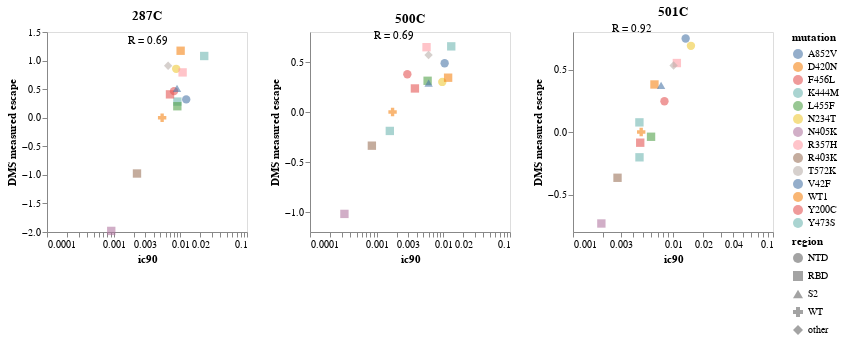

Notebook cell for this chart:
### Code cell
# Extract unique serums and calculate correlations
serums = validation_vs_escape['serum'].unique()
correlation_data = []

for serum in serums:
    subset = validation_vs_escape[validation_vs_escape['serum'] == serum]
    correlation = subset[['ic90', 'escape_mean']].corr().iloc[0, 1]
    correlation_data.append({'serum': serum, 'correlation_text': f"R = {correlation:.2f}"})

correlation_df = pd.DataFrame(correlation_data)

rows_of_charts = []

current_row_charts = []
for serum in serums:
    subset = validation_vs_escape[validation_vs_escape['serum'] == serum]
    
    base_chart = alt.Chart(subset).encode(
        x=alt.X("ic90", title="ic90", scale=alt.Scale(type="log")),
        y=alt.Y("escape_mean", title="DMS measured escape"),
        shape='region:N',
        color=alt.Color("virus", title="mutation"),
        tooltip=[
            alt.Tooltip(c, format=".3g") if subset[c].dtype == float else c
            for c in subset.columns.tolist()
        ]
    )

    # Plot points
    points = base_chart.mark_point(filled=True, size=70, opacity=0.6)
    
    correlation_text = correlation_df[correlation_df['serum'] == serum]['correlation_text'].values[0]
    
    # Annotation
    text_chart = alt.Chart(pd.DataFrame({'x': [subset['ic50'].max()], 'y': [subset['escape_mean'].max()], 'text': [correlation_text]})).mark_text(dx=-10, dy=-10).encode(
        x='x:Q',
        y='y:Q',
        text='text'
    )
    
    chart = (points + text_chart).properties(width=200, height=200, title=serum)
    
    # Add to the current row
    current_row_charts.append(chart)
    
    # If the row is complete or we're on the last serum
    if len(current_row_charts) == 4 or serum == serums[-1]:
        rows_of_charts.append(alt.hconcat(*current_row_charts))
        current_row_charts = []

# Vertically concatenate the rows of charts
combined_chart = alt.vconcat(*rows_of_charts)

combined_chart.configure_axis(grid=False)

### Figure 1 — Vega-Lite specification as saved in the notebook (floating-point values rounded to 4 significant figures)
{"config": {"view": {"continuousWidth": 300, "continuousHeight": 300}, "axis": {"grid": false}}, "vconcat": [{"hconcat": [{"layer": [{"data": {"name": "data-9d0bb54c285fd555fed367f31d0a536d"}, "mark": {"type": "point", "filled": true, "opacity": 0.6, "size": 70}, "encoding": {"color": {"field": "virus", "title": "mutation", "type": "nominal"}, "shape": {"field": "region", "type": "nominal"}, "tooltip": [{"field": "serum", "type": "nominal"}, {"field": "ic50", "format": ".3g", "type": "quantitative"}, {"field": "ic50_bound", "type": "nominal"}, {"field": "ic90", "format": ".3g", "type": "quantitative"}, {"field": "virus", "type": "nominal"}, {"field": "NT50", "format": ".3g", "type": "quantitative"}, {"field": "NT90", "format": ".3g", "type": "quantitative"}, {"field": "ic50_is_bound", "type": "nominal"}, {"field": "epitope", "format": ".3g", "type": "quantitative"}, {"field": "wildtype", "type": "nominal"}, {"field": "mutation", "type": "nominal"}, {"field": "escape_mean", "format": ".3g", "type": "quantitative"}, {"field": "escape_median", "format": ".3g", "type": "quantitative"}, {"field": "n_models", "format": ".3g", "type": "quantitative"}, {"field": "times_seen", "format": ".3g", "type": "quantitative"}, {"field": "frac_models", "format": ".3g", "type": "quantitative"}, {"field": "Lib1-230815-sera-287C_mediumACE2", "format": ".3g", "type": "quantitative"}, {"field": "Lib2-230815-sera-287C_mediumACE2", "format": ".3g", "type": "quantitative"}, {"field": "sera", "type": "nominal"}, {"field": "Lib1-230805-sera-500C_mediumACE2", "format": ".3g", "type": "quantitative"}, {"field": "Lib2-230805-sera-500C_mediumACE2", "format": ".3g", "type": "quantitative"}, {"field": "Lib1-230805-sera-501C_mediumACE2", "format": ".3g", "type": "quantitative"}, {"field": "Lib2-230805-sera-501C_mediumACE2", "format": ".3g", "type": "quantitative"}, {"field": "region", "type": "nominal"}], "x": {"field": "ic90", "scale": {"type": "log"}, "title": "ic90", "type": "quantitative"}, "y": {"field": "escape_mean", "title": "DMS measured escape", "type": "quantitative"}}}, {"data": {"name": "data-c67e15686827157341619855aa341fbc"}, "mark": {"type": "text", "dx": -10, "dy": -10}, "encoding": {"text": {"field": "text", "type": "nominal"}, "x": {"field": "x", "type": "quantitative"}, "y": {"field": "y", "type": "quantitative"}}}], "height": 200, "title": "287C", "width": 200}, {"layer": [{"data": {"name": "data-6ec6b8004e4375cce8676ab9e9b1102e"}, "mark": {"type": "point", "filled": true, "opacity": 0.6, "size": 70}, "encoding": {"color": {"field": "virus", "title": "mutation", "type": "nominal"}, "shape": {"field": "region", "type": "nominal"}, "tooltip": [{"field": "serum", "type": "nominal"}, {"field": "ic50", "format": ".3g", "type": "quantitative"}, {"field": "ic50_bound", "type": "nominal"}, {"field": "ic90", "format": ".3g", "type": "quantitative"}, {"field": "virus", "type": "nominal"}, {"field": "NT50", "format": ".3g", "type": "quantitative"}, {"field": "NT90", "format": ".3g", "type": "quantitative"}, {"field": "ic50_is_bound", "type": "nominal"}, {"field": "epitope", "format": ".3g", "type": "quantitative"}, {"field": "wildtype", "type": "nominal"}, {"field": "mutation", "type": "nominal"}, {"field": "escape_mean", "format": ".3g", "type": "quantitative"}, {"field": "escape_median", "format": ".3g", "type": "quantitative"}, {"field": "n_models", "format": ".3g", "type": "quantitative"}, {"field": "times_seen", "format": ".3g", "type": "quantitative"}, {"field": "frac_models", "format": ".3g", "type": "quantitative"}, {"field": "Lib1-230815-sera-287C_mediumACE2", "format": ".3g", "type": "quantitative"}, {"field": "Lib2-230815-sera-287C_mediumACE2", "format": ".3g", "type": "quantitative"}, {"field": "sera", "type": "nominal"}, {"field": "Lib1-230805-sera-500C_mediumACE2", "format": ".3g", "type": "quantitative"}, {"field": "Lib2-230805-sera-500C_mediumACE2", "format": ".3g", "type": "quantitative"}, {"field": "Lib1-230805-sera-501C_mediumACE2", "format": ".3g", "type": "quantitative"}, {"field": "Lib2-230805-sera-501C_mediumACE2", "format": ".3g", "type": "quantitative"}, {"field": "region", "type": "nominal"}], "x": {"field": "ic90", "scale": {"type": "log"}, "title": "ic90", "type": "quantitative"}, "y": {"field": "escape_mean", "title": "DMS measured escape", "type": "quantitative"}}}, {"data": {"name": "data-725b1395946372d127aa627598d4c70f"}, "mark": {"type": "text", "dx": -10, "dy": -10}, "encoding": {"text": {"field": "text", "type": "nominal"}, "x": {"field": "x", "type": "quantitative"}, "y": {"field": "y", "type": "quantitative"}}}], "height": 200, "title": "500C", "width": 200}, {"layer": [{"data": {"name": "data-ddda452d05e648ac3ad40f951a975a45"}, "mark": {"type": "point", "filled": true, "opacity": 0.6, "size": 70}, "encoding": {"color": {"field": "virus", "title": "mutation", "type": "nominal"}, "shape": {"field": "region", "type": "nominal"}, "tooltip": [{"field": "serum", "type": "nominal"}, {"field": "ic50", "format": ".3g", "type": "quantitative"}, {"field": "ic50_bound", "type": "nominal"}, {"field": "ic90", "format": ".3g", "type": "quantitative"}, {"field": "virus", "type": "nominal"}, {"field": "NT50", "format": ".3g", "type": "quantitative"}, {"field": "NT90", "format": ".3g", "type": "quantitative"}, {"field": "ic50_is_bound", "type": "nominal"}, {"field": "epitope", "format": ".3g", "type": "quantitative"}, {"field": "wildtype", "type": "nominal"}, {"field": "mutation", "type": "nominal"}, {"field": "escape_mean", "format": ".3g", "type": "quantitative"}, {"field": "escape_median", "format": ".3g", "type": "quantitative"}, {"field": "n_models", "format": ".3g", "type": "quantitative"}, {"field": "times_seen", "format": ".3g", "type": "quantitative"}, {"field": "frac_models", "format": ".3g", "type": "quantitative"}, {"field": "Lib1-230815-sera-287C_mediumACE2", "format": ".3g", "type": "quantitative"}, {"field": "Lib2-230815-sera-287C_mediumACE2", "format": ".3g", "type": "quantitative"}, {"field": "sera", "type": "nominal"}, {"field": "Lib1-230805-sera-500C_mediumACE2", "format": ".3g", "type": "quantitative"}, {"field": "Lib2-230805-sera-500C_mediumACE2", "format": ".3g", "type": "quantitative"}, {"field": "Lib1-230805-sera-501C_mediumACE2", "format": ".3g", "type": "quantitative"}, {"field": "Lib2-230805-sera-501C_mediumACE2", "format": ".3g", "type": "quantitative"}, {"field": "region", "type": "nominal"}], "x": {"field": "ic90", "scale": {"type": "log"}, "title": "ic90", "type": "quantitative"}, "y": {"field": "escape_mean", "title": "DMS measured escape", "type": "quantitative"}}}, {"data": {"name": "data-986a400a1dbfa5d77a78bf848429ebb2"}, "mark": {"type": "text", "dx": -10, "dy": -10}, "encoding": {"text": {"field": "text", "type": "nominal"}, "x": {"field": "x", "type": "quantitative"}, "y": {"field": "y", "type": "quantitative"}}}], "height": 200, "title": "501C", "width": 200}]}], "$schema": "https://vega.github.io/schema/vega-lite/v5.8.0.json", "datasets": {"data-9d0bb54c285fd555fed367f31d0a536d": [{"serum": "287C", "ic50": 0.002224, "ic50_bound": "interpolated", "ic90": 0.01225, "virus": "V42F", "NT50": 449.6, "NT90": 81.61, "ic50_is_bound": false, "epitope": 1.0, "wildtype": "V", "mutation": "V42F", "escape_mean": 0.3204, "escape_median": 0.3204, "n_models": 2.0, "times_seen": 3.5, "frac_models": 1.0, "Lib1-230815-sera-287C_mediumACE2": 0.1735, "Lib2-230815-sera-287C_mediumACE2": 0.4674, "sera": "287C", "Lib1-230805-sera-500C_mediumACE2": null, "Lib2-230805-sera-500C_mediumACE2": null, "Lib1-230805-sera-501C_mediumACE2": null, "Lib2-230805-sera-501C_mediumACE2": null, "region": "NTD"}, {"serum": "287C", "ic50": 0.001417, "ic50_bound": "interpolated", "ic90": 0.008041, "virus": "Y200C", "NT50": 705.7, "NT90": 124.4, "ic50_is_bound": false, "epitope": 1.0, "wildtype": "Y", "mutation": "Y200C", "escape_mean": 0.4646, "escape_median": 0.4646, "n_models": 2.0, "times_seen": 11.5, "frac_models": 1.0, "Lib1-230815-sera-287C_mediumACE2": 0.7309, "Lib2-230815-sera-287C_mediumACE2": 0.1983, "sera": "287C", "Lib1-230805-sera-500C_mediumACE2": null, "Lib2-230805-sera-500C_mediumACE2": null, "Lib1-230805-sera-501C_mediumACE2": null, "Lib2-230805-sera-501C_mediumACE2": null, "region": "NTD"}, {"serum": "287C", "ic50": 0.00118, "ic50_bound": "interpolated", "ic90": 0.008659, "virus": "N234T", "NT50": 847.3, "NT90": 115.5, "ic50_is_bound": false, "epitope": 1.0, "wildtype": "N", "mutation": "N234T", "escape_mean": 0.8556, "escape_median": 0.8556, "n_models": 2.0, "times_seen": 6.0, "frac_models": 1.0, "Lib1-230815-sera-287C_mediumACE2": 0.4757, "Lib2-230815-sera-287C_mediumACE2": 1.235, "sera": "287C", "Lib1-230805-sera-500C_mediumACE2": null, "Lib2-230805-sera-500C_mediumACE2": null, "Lib1-230805-sera-501C_mediumACE2": null, "Lib2-230805-sera-501C_mediumACE2": null, "region": "NTD"}, {"serum": "287C", "ic50": 0.001323, "ic50_bound": "interpolated", "ic90": 0.01082, "virus": "R357H", "NT50": 755.8, "NT90": 92.44, "ic50_is_bound": false, "epitope": 1.0, "wildtype": "R", "mutation": "R357H", "escape_mean": 0.793, "escape_median": 0.793, "n_models": 2.0, "times_seen": 6.0, "frac_models": 1.0, "Lib1-230815-sera-287C_mediumACE2": 0.8666, "Lib2-230815-sera-287C_mediumACE2": 0.7195, "sera": "287C", "Lib1-230805-sera-500C_mediumACE2": null, "Lib2-230805-sera-500C_mediumACE2": null, "Lib1-230805-sera-501C_mediumACE2": null, "Lib2-230805-sera-501C_mediumACE2": null, "region": "RBD"}, {"serum": "287C", "ic50": 0.0003665, "ic50_bound": "interpolated", "ic90": 0.002238, "virus": "R403K", "NT50": 2729.0, "NT90": 446.8, "ic50_is_bound": false, "epitope": 1.0, "wildtype": "R", "mutation": "R403K", "escape_mean": -0.9763, "escape_median": -0.9763, "n_models": 2.0, "times_seen": 26.5, "frac_models": 1.0, "Lib1-230815-sera-287C_mediumACE2": -1.038, "Lib2-230815-sera-287C_mediumACE2": -0.9144, "sera": "287C", "Lib1-230805-sera-500C_mediumACE2": null, "Lib2-230805-sera-500C_mediumACE2": null, "Lib1-230805-sera-501C_mediumACE2": null, "Lib2-230805-sera-501C_mediumACE2": null, "region": "RBD"}, {"serum": "287C", "ic50": 0.0001848, "ic50_bound": "interpolated", "ic90": 0.0009197, "virus": "N405K", "NT50": 5412.0, "NT90": 1087.0, "ic50_is_bound": false, "epitope": 1.0, "wildtype": "N", "mutation": "N405K", "escape_mean": -1.981, "escape_median": -1.981, "n_models": 2.0, "times_seen": 15.0, "frac_models": 1.0, "Lib1-230815-sera-287C_mediumACE2": -2.009, "Lib2-230815-sera-287C_mediumACE2": -1.954, "sera": "287C", "Lib1-230805-sera-500C_mediumACE2": null, "Lib2-230805-sera-500C_mediumACE2": null, "Lib1-230805-sera-501C_mediumACE2": null, "Lib2-230805-sera-501C_mediumACE2": null, "region": "RBD"}, {"serum": "287C", "ic50": 0.001613, "ic50_bound": "interpolated", "ic90": 0.0101, "virus": "D420N", "NT50": 619.8, "NT90": 98.99, "ic50_is_bound": false, "epitope": 1.0, "wildtype": "D", "mutation": "D420N", "escape_mean": 1.172, "escape_median": 1.172, "n_models": 2.0, "times_seen": 18.33, "frac_models": 1.0, "Lib1-230815-sera-287C_mediumACE2": 1.296, "Lib2-230815-sera-287C_mediumACE2": 1.048, "sera": "287C", "Lib1-230805-sera-500C_mediumACE2": null, "Lib2-230805-sera-500C_mediumACE2": null, "Lib1-230805-sera-501C_mediumACE2": null, "Lib2-230805-sera-501C_mediumACE2": null, "region": "RBD"}, {"serum": "287C", "ic50": 0.001599, "ic50_bound": "interpolated", "ic90": 0.009034, "virus": "K444M", "NT50": 625.2, "NT90": 110.7, "ic50_is_bound": false, "epitope": 1.0, "wildtype": "K", "mutation": "K444M", "escape_mean": 0.2824, "escape_median": 0.2824, "n_models": 2.0, "times_seen": 3.0, "frac_models": 1.0, "Lib1-230815-sera-287C_mediumACE2": 0.3055, "Lib2-230815-sera-287C_mediumACE2": 0.2592, "sera": "287C", "Lib1-230805-sera-500C_mediumACE2": null, "Lib2-230805-sera-500C_mediumACE2": null, "Lib1-230805-sera-501C_mediumACE2": null, "Lib2-230805-sera-501C_mediumACE2": null, "region": "RBD"}, {"serum": "287C", "ic50": 0.001912, "ic50_bound": "interpolated", "ic90": 0.009015, "virus": "L455F", "NT50": 523.0, "NT90": 110.9, "ic50_is_bound": false, "epitope": 1.0, "wildtype": "L", "mutation": "L455F", "escape_mean": 0.2009, "escape_median": 0.2009, "n_models": 2.0, "times_seen": 5.0, "frac_models": 1.0, "Lib1-230815-sera-287C_mediumACE2": 0.0418, "Lib2-230815-sera-287C_mediumACE2": 0.3601, "sera": "287C", "Lib1-230805-sera-500C_mediumACE2": null, "Lib2-230805-sera-500C_mediumACE2": null, "Lib1-230805-sera-501C_mediumACE2": null, "Lib2-230805-sera-501C_mediumACE2": null, "region": "RBD"}, {"serum": "287C", "ic50": 0.001406, "ic50_bound": "interpolated", "ic90": 0.006996, "virus": "F456L", "NT50": 711.5, "NT90": 142.9, "ic50_is_bound": false, "epitope": 1.0, "wildtype": "F", "mutation": "F456L", "escape_mean": 0.4088, "escape_median": 0.4088, "n_models": 2.0, "times_seen": 8.5, "frac_models": 1.0, "Lib1-230815-sera-287C_mediumACE2": 0.3019, "Lib2-230815-sera-287C_mediumACE2": 0.5158, "sera": "287C", "Lib1-230805-sera-500C_mediumACE2": null, "Lib2-230805-sera-500C_mediumACE2": null, "Lib1-230805-sera-501C_mediumACE2": null, "Lib2-230805-sera-501C_mediumACE2": null, "region": "RBD"}, {"serum": "287C", "ic50": 0.001268, "ic50_bound": "interpolated", "ic90": 0.006557, "virus": "T572K", "NT50": 788.6, "NT90": 152.5, "ic50_is_bound": false, "epitope": 1.0, "wildtype": "T", "mutation": "T572K", "escape_mean": 0.909, "escape_median": 0.909, "n_models": 2.0, "times_seen": 5.5, "frac_models": 1.0, "Lib1-230815-sera-287C_mediumACE2": 1.114, "Lib2-230815-sera-287C_mediumACE2": 0.7038, "sera": "287C", "Lib1-230805-sera-500C_mediumACE2": null, "Lib2-230805-sera-500C_mediumACE2": null, "Lib1-230805-sera-501C_mediumACE2": null, "Lib2-230805-sera-501C_mediumACE2": null, "region": "other"}, {"serum": "287C", "ic50": 0.001331, "ic50_bound": "interpolated", "ic90": 0.008917, "virus": "A852V", "NT50": 751.3, "NT90": 112.2, "ic50_is_bound": false, "epitope": 1.0, "wildtype": "A", "mutation": "A852V", "escape_mean": 0.5121, "escape_median": 0.5121, "n_models": 2.0, "times_seen": 18.17, "frac_models": 1.0, "Lib1-230815-sera-287C_mediumACE2": 0.4713, "Lib2-230815-sera-287C_mediumACE2": 0.5529, "sera": "287C", "Lib1-230805-sera-500C_mediumACE2": null, "Lib2-230805-sera-500C_mediumACE2": null, "Lib1-230805-sera-501C_mediumACE2": null, "Lib2-230805-sera-501C_mediumACE2": null, "region": "S2"}, {"serum": "287C", "ic50": 0.00462, "ic50_bound": "interpolated", "ic90": 0.02282, "virus": "Y473S", "NT50": 216.4, "NT90": 43.82, "ic50_is_bound": false, "epitope": 1.0, "wildtype": "Y", "mutation": "Y473S", "escape_mean": 1.08, "escape_median": 1.08, "n_models": 2.0, "times_seen": 10.5, "frac_models": 1.0, "Lib1-230815-sera-287C_mediumACE2": 0.9834, "Lib2-230815-sera-287C_mediumACE2": 1.177, "sera": "287C", "Lib1-230805-sera-500C_mediumACE2": null, "Lib2-230805-sera-500C_mediumACE2": null, "Lib1-230805-sera-501C_mediumACE2": null, "Lib2-230805-sera-501C_mediumACE2": null, "region": "RBD"}, {"serum": "287C", "ic50": null, "ic50_bound": null, "ic90": 0.005333, "virus": "WT1", "NT50": null, "NT90": null, "ic50_is_bound": null, "epitope": null, "wildtype": null, "mutation": null, "escape_mean": 0.0, "escape_median": null, "n_models": null, "times_seen": null, "frac_models": null, "Lib1-230815-sera-287C_mediumACE2": null, "Lib2-230815-sera-287C_mediumACE2": null, "sera": null, "Lib1-230805-sera-500C_mediumACE2": null, "Lib2-230805-sera-500C_mediumACE2": null, "Lib1-230805-sera-501C_mediumACE2": null, "Lib2-230805-sera-501C_mediumACE2": null, "region": "WT"}], "data-c67e15686827157341619855aa341fbc": [{"x": 0.00462, "y": 1.172, "text": "R = 0.69"}], "data-6ec6b8004e4375cce8676ab9e9b1102e": [{"serum": "500C", "ic50": 0.001794, "ic50_bound": "interpolated", "ic90": 0.01046, "virus": "V42F", "NT50": 557.3, "NT90": 95.6, "ic50_is_bound": false, "epitope": null, "wildtype": "V", "mutation": "V42F", "escape_mean": 0.4877, "escape_median": 0.4877, "n_models": 2.0, "times_seen": 3.5, "frac_models": 1.0, "Lib1-230815-sera-287C_mediumACE2": null, "Lib2-230815-sera-287C_mediumACE2": null, "sera": "500C", "Lib1-230805-sera-500C_mediumACE2": 0.7385, "Lib2-230805-sera-500C_mediumACE2": 0.2369, "Lib1-230805-sera-501C_mediumACE2": null, "Lib2-230805-sera-501C_mediumACE2": null, "region": "NTD"}, {"serum": "500C", "ic50": 0.0003546, "ic50_bound": "interpolated", "ic90": 0.002885, "virus": "Y200C", "NT50": 2820.0, "NT90": 346.6, "ic50_is_bound": false, "epitope": null, "wildtype": "Y", "mutation": "Y200C", "escape_mean": 0.3778, "escape_median": 0.3778, "n_models": 2.0, "times_seen": 11.5, "frac_models": 1.0, "Lib1-230815-sera-287C_mediumACE2": null, "Lib2-230815-sera-287C_mediumACE2": null, "sera": "500C", "Lib1-230805-sera-500C_mediumACE2": 0.5052, "Lib2-230805-sera-500C_mediumACE2": 0.2504, "Lib1-230805-sera-501C_mediumACE2": null, "Lib2-230805-sera-501C_mediumACE2": null, "region": "NTD"}, {"serum": "500C", "ic50": 0.001692, "ic50_bound": "interpolated", "ic90": 0.00964, "virus": "N234T", "NT50": 590.8, "NT90": 103.7, "ic50_is_bound": false, "epitope": null, "wildtype": "N", "mutation": "N234T", "escape_mean": 0.3006, "escape_median": 0.3006, "n_models": 2.0, "times_seen": 6.0, "frac_models": 1.0, "Lib1-230815-sera-287C_mediumACE2": null, "Lib2-230815-sera-287C_mediumACE2": null, "sera": "500C", "Lib1-230805-sera-500C_mediumACE2": 0.2771, "Lib2-230805-sera-500C_mediumACE2": 0.324, "Lib1-230805-sera-501C_mediumACE2": null, "Lib2-230805-sera-501C_mediumACE2": null, "region": "NTD"}, {"serum": "500C", "ic50": 0.0006943, "ic50_bound": "interpolated", "ic90": 0.005599, "virus": "R357H", "NT50": 1440.0, "NT90": 178.6, "ic50_is_bound": false, "epitope": null, "wildtype": "R", "mutation": "R357H", "escape_mean": 0.648, "escape_median": 0.648, "n_models": 2.0, "times_seen": 5.667, "frac_models": 1.0, "Lib1-230815-sera-287C_mediumACE2": null, "Lib2-230815-sera-287C_mediumACE2": null, "sera": "500C", "Lib1-230805-sera-500C_mediumACE2": 0.4363, "Lib2-230805-sera-500C_mediumACE2": 0.8597, "Lib1-230805-sera-501C_mediumACE2": null, "Lib2-230805-sera-501C_mediumACE2": null, "region": "RBD"}, {"serum": "500C", "ic50": 0.000159, "ic50_bound": "interpolated", "ic90": 0.0008474, "virus": "R403K", "NT50": 6290.0, "NT90": 1180.0, "ic50_is_bound": false, "epitope": null, "wildtype": "R", "mutation": "R403K", "escape_mean": -0.3367, "escape_median": -0.3367, "n_models": 2.0, "times_seen": 25.0, "frac_models": 1.0, "Lib1-230815-sera-287C_mediumACE2": null, "Lib2-230815-sera-287C_mediumACE2": null, "sera": "500C", "Lib1-230805-sera-500C_mediumACE2": -0.3917, "Lib2-230805-sera-500C_mediumACE2": -0.2818, "Lib1-230805-sera-501C_mediumACE2": null, "Lib2-230805-sera-501C_mediumACE2": null, "region": "RBD"}, {"serum": "500C", "ic50": 9.228e-05, "ic50_bound": "interpolated", "ic90": 0.0003284, "virus": "N405K", "NT50": 10840.0, "NT90": 3045.0, "ic50_is_bound": false, "epitope": null, "wildtype": "N", "mutation": "N405K", "escape_mean": -1.019, "escape_median": -1.019, "n_models": 2.0, "times_seen": 11.5, "frac_models": 1.0, "Lib1-230815-sera-287C_mediumACE2": null, "Lib2-230815-sera-287C_mediumACE2": null, "sera": "500C", "Lib1-230805-sera-500C_mediumACE2": -0.9782, "Lib2-230805-sera-500C_mediumACE2": -1.059, "Lib1-230805-sera-501C_mediumACE2": null, "Lib2-230805-sera-501C_mediumACE2": null, "region": "RBD"}, {"serum": "500C", "ic50": 0.002554, "ic50_bound": "interpolated", "ic90": 0.0118, "virus": "D420N", "NT50": 391.5, "NT90": 84.77, "ic50_is_bound": false, "epitope": null, "wildtype": "D", "mutation": "D420N", "escape_mean": 0.343, "escape_median": 0.343, "n_models": 2.0, "times_seen": 17.5, "frac_models": 1.0, "Lib1-230815-sera-287C_mediumACE2": null, "Lib2-230815-sera-287C_mediumACE2": null, "sera": "500C", "Lib1-230805-sera-500C_mediumACE2": 0.3985, "Lib2-230805-sera-500C_mediumACE2": 0.2874, "Lib1-230805-sera-501C_mediumACE2": null, "Lib2-230805-sera-501C_mediumACE2": null, "region": "RBD"}, {"serum": "500C", "ic50": 0.0002861, "ic50_bound": "interpolated", "ic90": 0.001575, "virus": "K444M", "NT50": 3495.0, "NT90": 634.8, "ic50_is_bound": false, "epitope": null, "wildtype": "K", "mutation": "K444M", "escape_mean": -0.1893, "escape_median": -0.1893, "n_models": 2.0, "times_seen": 5.0, "frac_models": 1.0, "Lib1-230815-sera-287C_mediumACE2": null, "Lib2-230815-sera-287C_mediumACE2": null, "sera": "500C", "Lib1-230805-sera-500C_mediumACE2": -0.2043, "Lib2-230805-sera-500C_mediumACE2": -0.1742, "Lib1-230805-sera-501C_mediumACE2": null, "Lib2-230805-sera-501C_mediumACE2": null, "region": "RBD"}, {"serum": "500C", "ic50": 0.001383, "ic50_bound": "interpolated", "ic90": 0.00581, "virus": "L455F", "NT50": 723.1, "NT90": 172.1, "ic50_is_bound": false, "epitope": null, "wildtype": "L", "mutation": "L455F", "escape_mean": 0.3122, "escape_median": 0.3122, "n_models": 2.0, "times_seen": 5.0, "frac_models": 1.0, "Lib1-230815-sera-287C_mediumACE2": null, "Lib2-230815-sera-287C_mediumACE2": null, "sera": "500C", "Lib1-230805-sera-500C_mediumACE2": 0.3875, "Lib2-230805-sera-500C_mediumACE2": 0.2369, "Lib1-230805-sera-501C_mediumACE2": null, "Lib2-230805-sera-501C_mediumACE2": null, "region": "RBD"}, {"serum": "500C", "ic50": 0.0008099, "ic50_bound": "interpolated", "ic90": 0.003747, "virus": "F456L", "NT50": 1235.0, "NT90": 266.9, "ic50_is_bound": false, "epitope": null, "wildtype": "F", "mutation": "F456L", "escape_mean": 0.2355, "escape_median": 0.2355, "n_models": 2.0, "times_seen": 9.0, "frac_models": 1.0, "Lib1-230815-sera-287C_mediumACE2": null, "Lib2-230815-sera-287C_mediumACE2": null, "sera": "500C", "Lib1-230805-sera-500C_mediumACE2": 0.4067, "Lib2-230805-sera-500C_mediumACE2": 0.06436, "Lib1-230805-sera-501C_mediumACE2": null, "Lib2-230805-sera-501C_mediumACE2": null, "region": "RBD"}, {"serum": "500C", "ic50": 0.0007998, "ic50_bound": "interpolated", "ic90": 0.006003, "virus": "T572K", "NT50": 1250.0, "NT90": 166.6, "ic50_is_bound": false, "epitope": null, "wildtype": "T", "mutation": "T572K", "escape_mean": 0.5703, "escape_median": 0.5703, "n_models": 2.0, "times_seen": 5.0, "frac_models": 1.0, "Lib1-230815-sera-287C_mediumACE2": null, "Lib2-230815-sera-287C_mediumACE2": null, "sera": "500C", "Lib1-230805-sera-500C_mediumACE2": 0.4127, "Lib2-230805-sera-500C_mediumACE2": 0.728, "Lib1-230805-sera-501C_mediumACE2": null, "Lib2-230805-sera-501C_mediumACE2": null, "region": "other"}, {"serum": "500C", "ic50": 0.0009787, "ic50_bound": "interpolated", "ic90": 0.006017, "virus": "A852V", "NT50": 1022.0, "NT90": 166.2, "ic50_is_bound": false, "epitope": null, "wildtype": "A", "mutation": "A852V", "escape_mean": 0.289, "escape_median": 0.289, "n_models": 2.0, "times_seen": 20.17, "frac_models": 1.0, "Lib1-230815-sera-287C_mediumACE2": null, "Lib2-230815-sera-287C_mediumACE2": null, "sera": "500C", "Lib1-230805-sera-500C_mediumACE2": 0.3527, "Lib2-230805-sera-500C_mediumACE2": 0.2253, "Lib1-230805-sera-501C_mediumACE2": null, "Lib2-230805-sera-501C_mediumACE2": null, "region": "S2"}, {"serum": "500C", "ic50": 0.001392, "ic50_bound": "interpolated", "ic90": 0.01314, "virus": "Y473S", "NT50": 718.2, "NT90": 76.09, "ic50_is_bound": false, "epitope": null, "wildtype": "Y", "mutation": "Y473S", "escape_mean": 0.6564, "escape_median": 0.6564, "n_models": 2.0, "times_seen": 10.5, "frac_models": 1.0, "Lib1-230815-sera-287C_mediumACE2": null, "Lib2-230815-sera-287C_mediumACE2": null, "sera": "500C", "Lib1-230805-sera-500C_mediumACE2": 0.8573, "Lib2-230805-sera-500C_mediumACE2": 0.4555, "Lib1-230805-sera-501C_mediumACE2": null, "Lib2-230805-sera-501C_mediumACE2": null, "region": "RBD"}, {"serum": "500C", "ic50": null, "ic50_bound": null, "ic90": 0.001732, "virus": "WT1", "NT50": null, "NT90": null, "ic50_is_bound": null, "epitope": null, "wildtype": null, "mutation": null, "escape_mean": 0.0, "escape_median": null, "n_models": null, "times_seen": null, "frac_models": null, "Lib1-230815-sera-287C_mediumACE2": null, "Lib2-230815-sera-287C_mediumACE2": null, "sera": null, "Lib1-230805-sera-500C_mediumACE2": null, "Lib2-230805-sera-500C_mediumACE2": null, "Lib1-230805-sera-501C_mediumACE2": null, "Lib2-230805-sera-501C_mediumACE2": null, "region": "WT"}], "data-725b1395946372d127aa627598d4c70f": [{"x": 0.002554, "y": 0.6564, "text": "R = 0.69"}], "data-ddda452d05e648ac3ad40f951a975a45": [{"serum": "501C", "ic50": 0.004866, "ic50_bound": "interpolated", "ic90": 0.01338, "virus": "V42F", "NT50": 205.5, "NT90": 74.74, "ic50_is_bound": false, "epitope": null, "wildtype": "V", "mutation": "V42F", "escape_mean": 0.7478, "escape_median": 0.7478, "n_models": 2.0, "times_seen": 3.667, "frac_models": 1.0, "Lib1-230815-sera-287C_mediumACE2": null, "Lib2-230815-sera-287C_mediumACE2": null, "sera": "501C", "Lib1-230805-sera-500C_mediumACE2": null, "Lib2-230805-sera-500C_mediumACE2": null, "Lib1-230805-sera-501C_mediumACE2": 0.6428, "Lib2-230805-sera-501C_mediumACE2": 0.8527, "region": "NTD"}, {"serum": "501C", "ic50": 0.001588, "ic50_bound": "interpolated", "ic90": 0.008213, "virus": "Y200C", "NT50": 629.9, "NT90": 121.8, "ic50_is_bound": false, "epitope": null, "wildtype": "Y", "mutation": "Y200C", "escape_mean": 0.2457, "escape_median": 0.2457, "n_models": 2.0, "times_seen": 11.5, "frac_models": 1.0, "Lib1-230815-sera-287C_mediumACE2": null, "Lib2-230815-sera-287C_mediumACE2": null, "sera": "501C", "Lib1-230805-sera-500C_mediumACE2": null, "Lib2-230805-sera-500C_mediumACE2": null, "Lib1-230805-sera-501C_mediumACE2": -0.07005, "Lib2-230805-sera-501C_mediumACE2": 0.5614, "region": "NTD"}, {"serum": "501C", "ic50": 0.004204, "ic50_bound": "interpolated", "ic90": 0.01512, "virus": "N234T", "NT50": 237.9, "NT90": 66.16, "ic50_is_bound": false, "epitope": null, "wildtype": "N", "mutation": "N234T", "escape_mean": 0.6894, "escape_median": 0.6894, "n_models": 2.0, "times_seen": 6.0, "frac_models": 1.0, "Lib1-230815-sera-287C_mediumACE2": null, "Lib2-230815-sera-287C_mediumACE2": null, "sera": "501C", "Lib1-230805-sera-500C_mediumACE2": null, "Lib2-230805-sera-500C_mediumACE2": null, "Lib1-230805-sera-501C_mediumACE2": 0.6772, "Lib2-230805-sera-501C_mediumACE2": 0.7017, "region": "NTD"}, {"serum": "501C", "ic50": 0.002429, "ic50_bound": "interpolated", "ic90": 0.01093, "virus": "R357H", "NT50": 411.7, "NT90": 91.5, "ic50_is_bound": false, "epitope": null, "wildtype": "R", "mutation": "R357H", "escape_mean": 0.5517, "escape_median": 0.5517, "n_models": 2.0, "times_seen": 5.5, "frac_models": 1.0, "Lib1-230815-sera-287C_mediumACE2": null, "Lib2-230815-sera-287C_mediumACE2": null, "sera": "501C", "Lib1-230805-sera-500C_mediumACE2": null, "Lib2-230805-sera-500C_mediumACE2": null, "Lib1-230805-sera-501C_mediumACE2": 0.4753, "Lib2-230805-sera-501C_mediumACE2": 0.6281, "region": "RBD"}, {"serum": "501C", "ic50": 0.0005728, "ic50_bound": "interpolated", "ic90": 0.002787, "virus": "R403K", "NT50": 1746.0, "NT90": 358.8, "ic50_is_bound": false, "epitope": null, "wildtype": "R", "mutation": "R403K", "escape_mean": -0.3662, "escape_median": -0.3662, "n_models": 2.0, "times_seen": 25.5, "frac_models": 1.0, "Lib1-230815-sera-287C_mediumACE2": null, "Lib2-230815-sera-287C_mediumACE2": null, "sera": "501C", "Lib1-230805-sera-500C_mediumACE2": null, "Lib2-230805-sera-500C_mediumACE2": null, "Lib1-230805-sera-501C_mediumACE2": -0.3658, "Lib2-230805-sera-501C_mediumACE2": -0.3665, "region": "RBD"}, {"serum": "501C", "ic50": 0.0003599, "ic50_bound": "interpolated", "ic90": 0.001922, "virus": "N405K", "NT50": 2779.0, "NT90": 520.4, "ic50_is_bound": false, "epitope": null, "wildtype": "N", "mutation": "N405K", "escape_mean": -0.7319, "escape_median": -0.7319, "n_models": 2.0, "times_seen": 11.67, "frac_models": 1.0, "Lib1-230815-sera-287C_mediumACE2": null, "Lib2-230815-sera-287C_mediumACE2": null, "sera": "501C", "Lib1-230805-sera-500C_mediumACE2": null, "Lib2-230805-sera-500C_mediumACE2": null, "Lib1-230805-sera-501C_mediumACE2": -0.999, "Lib2-230805-sera-501C_mediumACE2": -0.4648, "region": "RBD"}, {"serum": "501C", "ic50": 0.002052, "ic50_bound": "interpolated", "ic90": 0.006527, "virus": "D420N", "NT50": 487.4, "NT90": 153.2, "ic50_is_bound": false, "epitope": null, "wildtype": "D", "mutation": "D420N", "escape_mean": 0.3802, "escape_median": 0.3802, "n_models": 2.0, "times_seen": 17.5, "frac_models": 1.0, "Lib1-230815-sera-287C_mediumACE2": null, "Lib2-230815-sera-287C_mediumACE2": null, "sera": "501C", "Lib1-230805-sera-500C_mediumACE2": null, "Lib2-230805-sera-500C_mediumACE2": null, "Lib1-230805-sera-501C_mediumACE2": 0.4168, "Lib2-230805-sera-501C_mediumACE2": 0.3437, "region": "RBD"}, {"serum": "501C", "ic50": 0.0008748, "ic50_bound": "interpolated", "ic90": 0.004614, "virus": "K444M", "NT50": 1143.0, "NT90": 216.7, "ic50_is_bound": false, "epitope": null, "wildtype": "K", "mutation": "K444M", "escape_mean": 0.07706, "escape_median": 0.07706, "n_models": 2.0, "times_seen": 5.0, "frac_models": 1.0, "Lib1-230815-sera-287C_mediumACE2": null, "Lib2-230815-sera-287C_mediumACE2": null, "sera": "501C", "Lib1-230805-sera-500C_mediumACE2": null, "Lib2-230805-sera-500C_mediumACE2": null, "Lib1-230805-sera-501C_mediumACE2": 0.0201, "Lib2-230805-sera-501C_mediumACE2": 0.134, "region": "RBD"}, {"serum": "501C", "ic50": 0.001648, "ic50_bound": "interpolated", "ic90": 0.006032, "virus": "L455F", "NT50": 606.7, "NT90": 165.8, "ic50_is_bound": false, "epitope": null, "wildtype": "L", "mutation": "L455F", "escape_mean": -0.03805, "escape_median": -0.03805, "n_models": 2.0, "times_seen": 5.167, "frac_models": 1.0, "Lib1-230815-sera-287C_mediumACE2": null, "Lib2-230815-sera-287C_mediumACE2": null, "sera": "501C", "Lib1-230805-sera-500C_mediumACE2": null, "Lib2-230805-sera-500C_mediumACE2": null, "Lib1-230805-sera-501C_mediumACE2": -0.002926, "Lib2-230805-sera-501C_mediumACE2": -0.07318, "region": "RBD"}, {"serum": "501C", "ic50": 0.001216, "ic50_bound": "interpolated", "ic90": 0.004702, "virus": "F456L", "NT50": 822.4, "NT90": 212.7, "ic50_is_bound": false, "epitope": null, "wildtype": "F", "mutation": "F456L", "escape_mean": -0.08552, "escape_median": -0.08552, "n_models": 2.0, "times_seen": 9.0, "frac_models": 1.0, "Lib1-230815-sera-287C_mediumACE2": null, "Lib2-230815-sera-287C_mediumACE2": null, "sera": "501C", "Lib1-230805-sera-500C_mediumACE2": null, "Lib2-230805-sera-500C_mediumACE2": null, "Lib1-230805-sera-501C_mediumACE2": -0.05099, "Lib2-230805-sera-501C_mediumACE2": -0.12, "region": "RBD"}, {"serum": "501C", "ic50": 0.002075, "ic50_bound": "interpolated", "ic90": 0.01013, "virus": "T572K", "NT50": 481.9, "NT90": 98.71, "ic50_is_bound": false, "epitope": null, "wildtype": "T", "mutation": "T572K", "escape_mean": 0.5324, "escape_median": 0.5324, "n_models": 2.0, "times_seen": 5.0, "frac_models": 1.0, "Lib1-230815-sera-287C_mediumACE2": null, "Lib2-230815-sera-287C_mediumACE2": null, "sera": "501C", "Lib1-230805-sera-500C_mediumACE2": null, "Lib2-230805-sera-500C_mediumACE2": null, "Lib1-230805-sera-501C_mediumACE2": 0.6237, "Lib2-230805-sera-501C_mediumACE2": 0.4412, "region": "other"}, {"serum": "501C", "ic50": 0.002166, "ic50_bound": "interpolated", "ic90": 0.007605, "virus": "A852V", "NT50": 461.7, "NT90": 131.5, "ic50_is_bound": false, "epitope": null, "wildtype": "A", "mutation": "A852V", "escape_mean": 0.3737, "escape_median": 0.3737, "n_models": 2.0, "times_seen": 20.17, "frac_models": 1.0, "Lib1-230815-sera-287C_mediumACE2": null, "Lib2-230815-sera-287C_mediumACE2": null, "sera": "501C", "Lib1-230805-sera-500C_mediumACE2": null, "Lib2-230805-sera-500C_mediumACE2": null, "Lib1-230805-sera-501C_mediumACE2": 0.2042, "Lib2-230805-sera-501C_mediumACE2": 0.5432, "region": "S2"}, {"serum": "501C", "ic50": 0.001585, "ic50_bound": "interpolated", "ic90": 0.004622, "virus": "Y473S", "NT50": 631.0, "NT90": 216.3, "ic50_is_bound": false, "epitope": null, "wildtype": "Y", "mutation": "Y473S", "escape_mean": -0.2025, "escape_median": -0.2025, "n_models": 2.0, "times_seen": 10.5, "frac_models": 1.0, "Lib1-230815-sera-287C_mediumACE2": null, "Lib2-230815-sera-287C_mediumACE2": null, "sera": "501C", "Lib1-230805-sera-500C_mediumACE2": null, "Lib2-230805-sera-500C_mediumACE2": null, "Lib1-230805-sera-501C_mediumACE2": -0.1018, "Lib2-230805-sera-501C_mediumACE2": -0.3032, "region": "RBD"}, {"serum": "501C", "ic50": null, "ic50_bound": null, "ic90": 0.004808, "virus": "WT1", "NT50": null, "NT90": null, "ic50_is_bound": null, "epitope": null, "wildtype": null, "mutation": null, "escape_mean": 0.0, "escape_median": null, "n_models": null, "times_seen": null, "frac_models": null, "Lib1-230815-sera-287C_mediumACE2": null, "Lib2-230815-sera-287C_mediumACE2": null, "sera": null, "Lib1-230805-sera-500C_mediumACE2": null, "Lib2-230805-sera-500C_mediumACE2": null, "Lib1-230805-sera-501C_mediumACE2": null, "Lib2-230805-sera-501C_mediumACE2": null, "region": "WT"}], "data-986a400a1dbfa5d77a78bf848429ebb2": [{"x": 0.004866, "y": 0.7478, "text": "R = 0.92"}]}}
